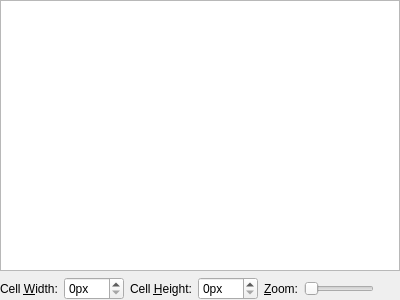
<?xml version="1.0" encoding="UTF-8"?>
<ui version="4.0">
 <class>GammaRay::StyleElementStateTablePage</class>
 <widget class="QWidget" name="GammaRay::StyleElementStateTablePage">
  <property name="geometry">
   <rect>
    <x>0</x>
    <y>0</y>
    <width>400</width>
    <height>300</height>
   </rect>
  </property>
  <property name="windowTitle">
   <string>Form</string>
  </property>
  <layout class="QVBoxLayout" name="verticalLayout">
   <property name="margin">
    <number>0</number>
   </property>
   <item>
    <widget class="QTableView" name="tableView">
     <property name="selectionMode">
      <enum>QAbstractItemView::NoSelection</enum>
     </property>
     <property name="showGrid">
      <bool>false</bool>
     </property>
    </widget>
   </item>
   <item>
    <layout class="QHBoxLayout" name="horizontalLayout">
     <item>
      <widget class="QLabel" name="label">
       <property name="text">
        <string>Cell &amp;Width:</string>
       </property>
       <property name="buddy">
        <cstring>widthBox</cstring>
       </property>
      </widget>
     </item>
     <item>
      <widget class="QSpinBox" name="widthBox">
       <property name="suffix">
        <string>px</string>
       </property>
       <property name="maximum">
        <number>999</number>
       </property>
      </widget>
     </item>
     <item>
      <widget class="QLabel" name="label_2">
       <property name="text">
        <string>Cell &amp;Height:</string>
       </property>
       <property name="buddy">
        <cstring>heightBox</cstring>
       </property>
      </widget>
     </item>
     <item>
      <widget class="QSpinBox" name="heightBox">
       <property name="suffix">
        <string>px</string>
       </property>
       <property name="maximum">
        <number>999</number>
       </property>
      </widget>
     </item>
     <item>
      <widget class="QLabel" name="label_3">
       <property name="text">
        <string>&amp;Zoom:</string>
       </property>
       <property name="buddy">
        <cstring>zoomSlider</cstring>
       </property>
      </widget>
     </item>
     <item>
      <widget class="QSlider" name="zoomSlider">
       <property name="minimum">
        <number>1</number>
       </property>
       <property name="maximum">
        <number>8</number>
       </property>
       <property name="pageStep">
        <number>1</number>
       </property>
       <property name="orientation">
        <enum>Qt::Horizontal</enum>
       </property>
      </widget>
     </item>
     <item>
      <spacer name="horizontalSpacer">
       <property name="orientation">
        <enum>Qt::Horizontal</enum>
       </property>
       <property name="sizeHint" stdset="0">
        <size>
         <width>40</width>
         <height>20</height>
        </size>
       </property>
      </spacer>
     </item>
    </layout>
   </item>
  </layout>
 </widget>
 <resources/>
 <connections/>
</ui>
